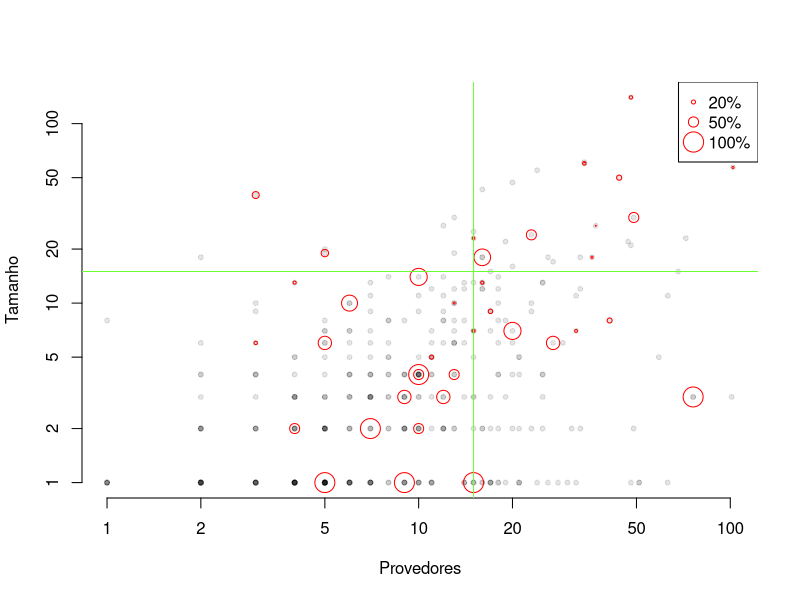

Recreate this plot in R.
# from packages with no break changes
Tamanho_non_bc    <- c(1,1,1,1,1,1,1,1,1,1,1,1,1,1,1,1,1,1,1,1,1,1,1,1,1,1,1,1,1,1,1,1,1,1,1,1,1,1,1,1,1,1,1,1,1,1,1,1,1,1,1,1,2,0,2,1,1,2,2,1,1,1,2,1,2,1,2,2,1,1,1,1,1,2,0,2,1,1,2,1,2,2,2,2,1,2,2,2,2,2,1,1,1,1,1,1,1,3,3,1,1,3,1,0,3,1,2,2,2,2,2,3,3,2,2,2,3,1,2,3,2,3,3,2,1,2,3,4,1,3,2,1,3,1,1,1,3,2,4,3,1,2,1,1,3,2,2,2,1,1,4,3,3,0,3,4,4,3,2,2,5,3,4,3,1,2,4,4,1,1,4,1,4,4,3,4,4,3,5,3,1,6,5,4,0,2,3,6,4,4,1,2,5,3,6,6,3,1,7,7,5,7,8,6,6,8,4,2,2,3,2,6,3,5,8,2,2,5,4,8,8,1,5,8,6,2,7,7,4,4,6,4,5,6,3,4,6,8,6,11,8,3,4,12,7,8,11,5,9,4,9,4,5,8,12,10,13,13,11,7,6,0,9,2,10,12,14,6,8,14,10,9,11,18,4,1,13,11,20,15,7,9,12,14,22,12,10,18,0,21,9,4,12,16,1,3,3,1,19,7,15,12,17,25,23,5,13,27,22,10,30, 55,18,47,43,4,13,18,1,1,2,1,2,4,1,3,1,4,2,5,4,4,1,1,1,2, 1,5,1,4,1,2,3,13)
Provedores_non_bc <- c(14,4,26,2,4,14,5,10,16,7,5,51,21,17,6,9,4,17,15,17,5,30,2,3,10,5,5,5,6,6,1,2,17,48,6,18,4,2,9,5,3,4,7,9,6,2,7,4,6,3,24,5,23,4,9,3,21,6,3,2,1,7,25,4,8,4,12,5,10,1,5,5,5,49,7,33,7,63,17,5,13,9,4,16,10,9,10,7,18,3,21,3,1,6,28,5,4,76,5,4,18,101,3,2,19,5,11,5,12,10,5,7,4,31,9,15,11,3,2,10,5,17,7,9,11,2,6,6,4,5,10,9,7,6,2,1,6,12,9,2,5,7,4,3,7,6,12,5,2,4,2,15,9,5,5,7,10,7,20,6,15,7,11,9,2,2,3,7,2,8,10,8,6,8,4,25,9,15,7,8,4,8,4,18,3,21,25,13,7,13,5,5,59,12,29,6,4,5,5,11,21,5,8,13,2,12,2,4,5,4,3,5,14,11,18,4,4,11,3,9,14,11,8,13,7,2,15,17,21,9,18,5,8,20,8,20,13,5,14,7,12,6,4,14,6,19,63,5,23,10,10,3,4,8,13,6,16,25,10,6,11,10,3,13,18,16,18,12,1,12,13,17,12,33,10,15,14,32,5,68,13,12,11,8,47,18,3,16,7,48,7,10,16,20,11,3,10,16,13,7,17,33,27,15,72,6,15,12,19,23,13,24,26,20,16,10,25,2,11,32,5,7,3,25,51,4,1,11,2,10,8,18,3,7,2,8,14,21,19,6,2,16,9,7)

# from packages with break changes
Tamanho = c(140,57,40,60,27,23,24,19,18,10,13,7,8,7,10,6,6,7,4,6,4,2,2,5,1,2,3,4,3,3,1,1,9,13,30,18,50,14,61)
Afetados = c(23,6,14,10,1,3,12,7,2,8,2,6,2,1,1,4,1,1,4,4,2,2,1,1,1,1,2,2,3,2,1,1,2,2,15,15,13,12,2)
Provedores = c(48,102,3,34,37,15,23,5,36,6,16,20,41,15,13,5,3,32,10,27,13,7,4,11,5,10,9,10,76,12,9,15,17,4,49,16,44,10,34)

# normalize the size of affecteds release
Afetados <- (Afetados*100)/Tamanho

pdf(file='./result_rq1_releases_affecteds.pdf')
plot(c(Provedores, Provedores_non_bc), c(Tamanho, Tamanho_non_bc), log='xy', type='p', xlab='Provedores', ylab='Tamanho', pch=20, col=rgb(0,0,0, alpha=0.1), frame=F)
symbols(Provedores, Tamanho, circles=Afetados, inches=0.1, add=T, fg='red')
abline(v=15, col='#69ff33')
abline(h=15, col='#69ff33')
legend("topright", legend=c('20%', '50%', '100%'),
    pch=1, col=c('red', 'red', 'red'), pt.cex=c(2, 5, 10)*0.27)
dev.off()
